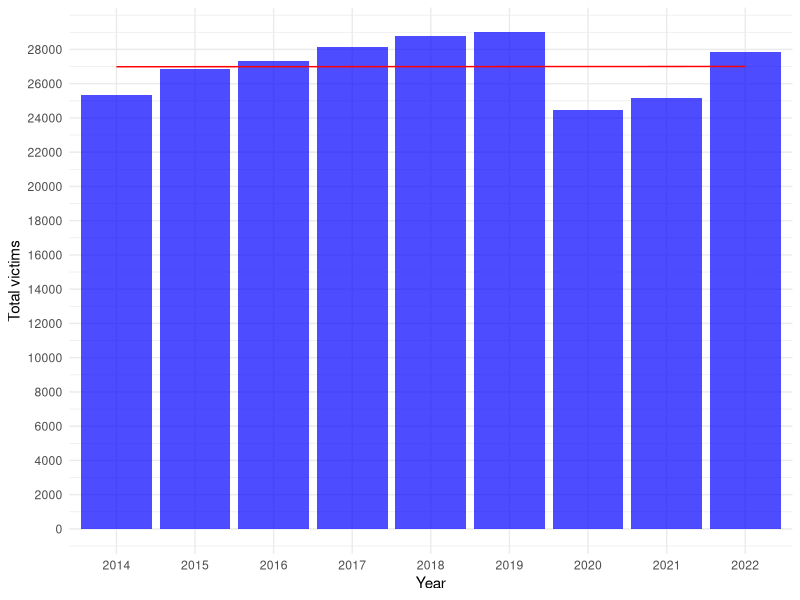
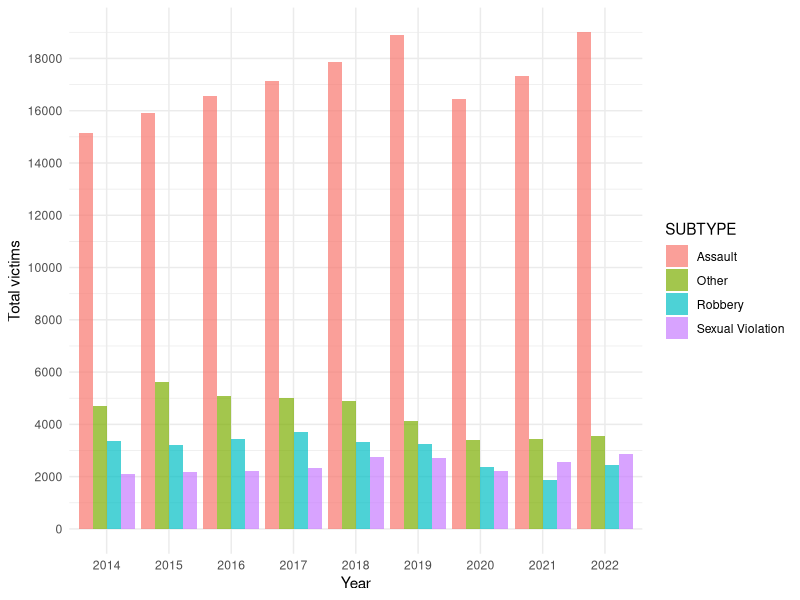
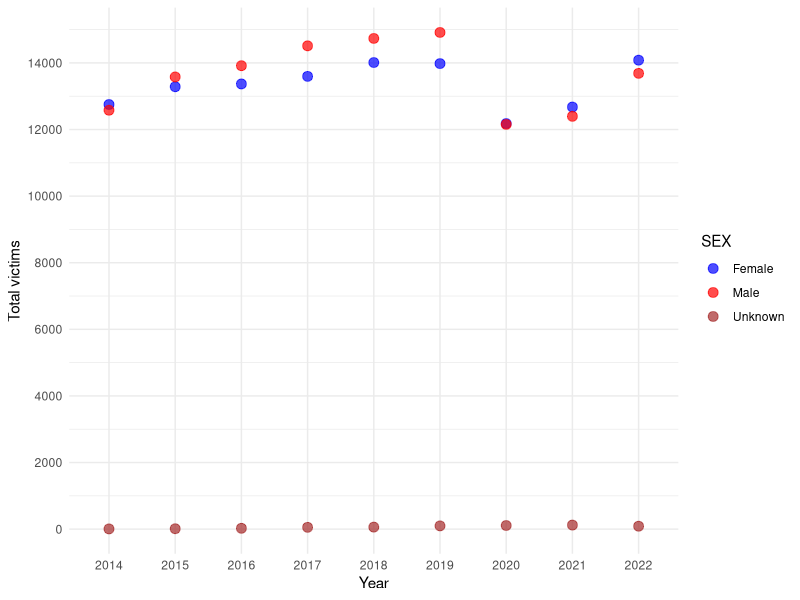
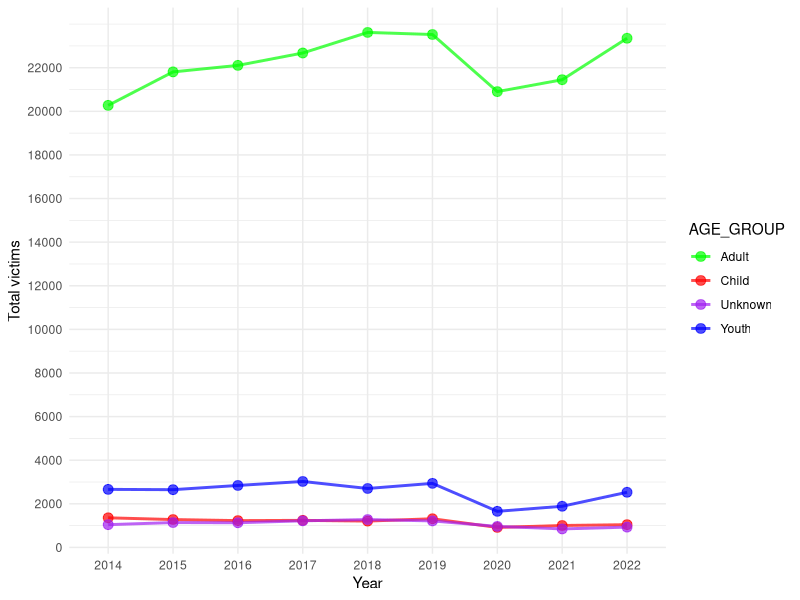
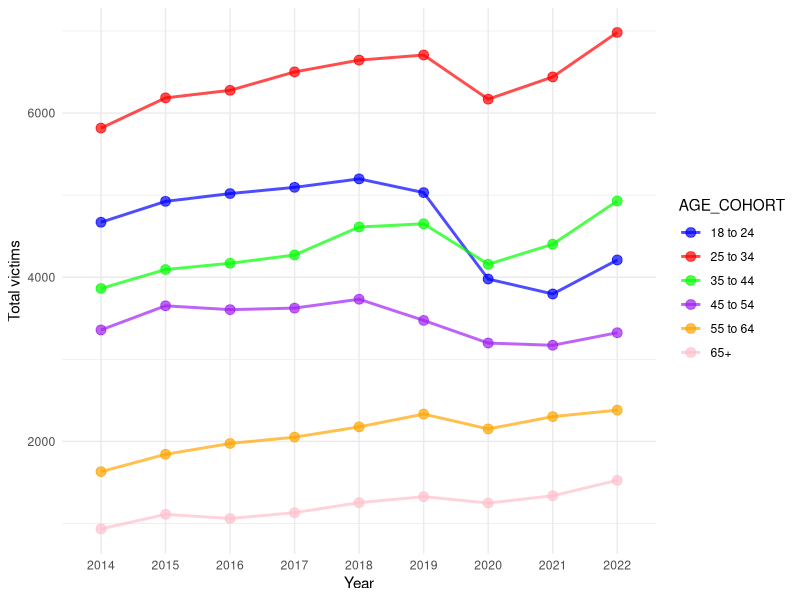

Here is the R script that generated these plots, in order:
## ---- chunk 1
knitr::opts_chunk$set(echo = FALSE, results ="hide", message = FALSE, warning = FALSE)
## ---- chunk 2
#| eval: true
#| warning: false
#| label: fig-1
#| fig-cap: "Graph of total number of victims per year (2014-2022)"


setwd("/cloud/project")
library("tidyverse")

# Read data
crime_data <- read_csv("output/data/edited_data.csv",show_col_types = FALSE) 
column_specifications <- spec(crime_data)
# Calculate total number of crimes reported per year
total_counts <- aggregate(COUNT_ ~ REPORT_YEAR, data = crime_data, sum)  
# Create a bar graph using ggplot2 
ggplot(total_counts, aes(x = as.factor(REPORT_YEAR), y = COUNT_)) +   
  geom_bar(stat = "identity", fill = "blue", alpha = 0.7) + 
   geom_line(aes(group = 1), stat = "smooth", method = "lm", se = FALSE, color = "red", linetype = "solid") +  # Add trendline
  labs(      
       x = "Year",        
       y = "Total victims") +  
  scale_y_continuous(breaks = seq(0, max(total_counts$COUNT_), by = 2000)) + # Set y-axis breaks
  theme_minimal()

## ---- chunk 3
#| eval: true
#| warning: false
#| label: fig-2
#| fig-cap: "Graph of total number of victims per year by type of crime (2014-2022)"

setwd("/cloud/project")
# Read data
crime_data <- read_csv("output/data/edited_data.csv", show_col_types = FALSE) 
column_specifications <- spec(crime_data)

# Aggregate total counts by REPORT_YEAR and SUBTYPE
subtype_counts <- aggregate(COUNT_ ~ REPORT_YEAR + SUBTYPE, data = crime_data, sum)

# Create a bar graph using ggplot2 with subtype on the bars
ggplot(subtype_counts, aes(x = as.factor(REPORT_YEAR), y = COUNT_, fill = SUBTYPE)) +
  geom_bar(stat = "identity", position = "dodge", alpha = 0.7) +
  labs(
       x = "Year",
       y = "Total victims") +
  scale_y_continuous(breaks = seq(0, max(subtype_counts$COUNT_), by = 2000)) +
  theme_minimal()

## ---- chunk 4
#| eval: true
#| warning: false
#| label: fig-3
#| fig-cap: "Graph of total number of victims per year by sex (2014-2022)"

setwd("/cloud/project")
# Read data
crime_data <- read_csv("output/data/edited_data.csv", show_col_types = FALSE) 
column_specifications <- spec(crime_data)

# Aggregate total counts by REPORT_YEAR and SEX 
sex_counts <- aggregate(COUNT_ ~ REPORT_YEAR + SEX, data = crime_data, sum)

# Create a scatter plot using ggplot2 with sex on the x-axis
ggplot(sex_counts, aes(x = as.factor(REPORT_YEAR), y = COUNT_, color = SEX)) +
  geom_point(size = 3, alpha = 0.7) +
  labs(
       x = "Year",
       y = "Total victims") +
  scale_y_continuous(breaks = seq(0, max(sex_counts$COUNT_), by = 2000)) +
  scale_color_manual(values = c("F" = "blue", "M" = "red", "U" = "brown"),
                     labels = c("F" = "Female", "M" = "Male", "U" = "Unknown")) +  # Specify colors and labels
  theme_minimal()


## ---- chunk 5
#| eval: true
#| warning: false
#| label: fig-4
#| fig-cap: "Graph of total number of victims per year by age group (2014-2022)"

setwd("/cloud/project")
# Read data
crime_data <- read_csv("output/data/edited_data.csv", show_col_types = FALSE) 
column_specifications <- spec(crime_data)

# Aggregate total counts by REPORT_YEAR and AGE_GROUP
age_counts <- aggregate(COUNT_ ~ REPORT_YEAR + AGE_GROUP, data = crime_data, sum)

# Create a line graph using ggplot2 with age_group on the x-axis
ggplot(age_counts, aes(x = as.factor(REPORT_YEAR), y = COUNT_, color = AGE_GROUP, group = AGE_GROUP)) +
  geom_line(linewidth = 1, alpha = 0.7) +
  geom_point(size = 3, alpha = 0.7) +
  labs(
       x = "Year",
       y = "Total victims") +
  scale_y_continuous(breaks = seq(0, max(age_counts$COUNT_), by = 2000)) +
  scale_color_manual(values = c("Youth" = "blue", "Child" = "red", "Adult" = "green", "Unknown" = "purple"),
                     labels = c("Youth" = "Youth", "Child" = "Child", "Adult" = "Adult", "Unknown" = "Unknown")) +  # Specify colors and labels
  theme_minimal()

## ---- chunk 6
#| eval: true
#| warning: false
#| label: fig-5
#| fig-cap: "Graph of total number of adult victims per year by age cohort (2014-2022)"

setwd("/cloud/project")

# Read data
crime_data <- read_csv("output/data/edited_data.csv", show_col_types = FALSE) 
column_specifications <- spec(crime_data)

# Define the order of age cohorts
age_order <- c("18 to 24", "25 to 34", "35 to 44", "45 to 54", "55 to 64", "65+")

# Filter out unwanted age cohorts
filtered_data <- subset(crime_data, !(AGE_COHORT %in% c("<12", "Unknown", "12 to 17")))

# Aggregate total counts by REPORT_YEAR, AGE_COHORT, and sum
age_counts <- aggregate(COUNT_ ~ REPORT_YEAR + AGE_COHORT, data = filtered_data, sum)

# Create a line graph using ggplot2 with age cohort on the x-axis
ggplot(age_counts, aes(x = as.factor(REPORT_YEAR), y = COUNT_, color = AGE_COHORT, group = AGE_COHORT)) +
  geom_line(linewidth = 1, alpha = 0.7) +
  geom_point(size = 3, alpha = 0.7) +
  labs(
    x = "Year",
    y = "Total victims"
  ) +
  scale_color_manual(values = c(
    "18 to 24" = "blue", "25 to 34" = "red", "35 to 44" = "green", 
    "45 to 54" = "purple", "55 to 64" = "orange", "65+" = "pink"
  )) +  # Specify colors
  theme_minimal()
